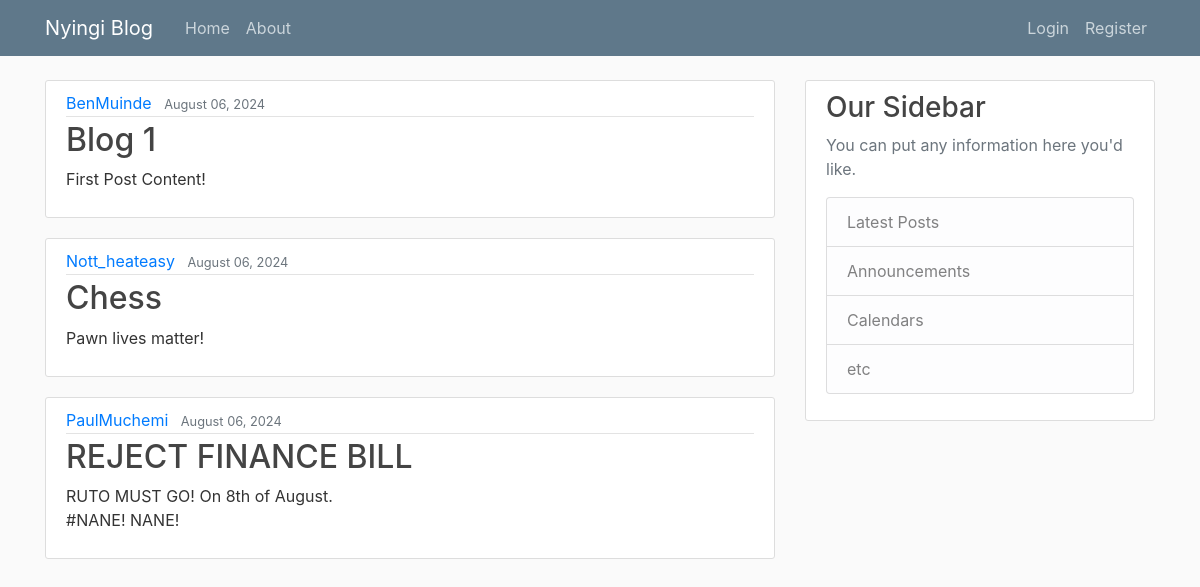
The page / on the database its author committed.
### blogwebapp/models.py (models this page shows, shortened)
class Post(models.Model):
    title = models.CharField(max_length=100)
    content = models.TextField()
    date_posted = models.DateTimeField(default=timezone.now)
    author = models.ForeignKey(User, on_delete=models.CASCADE)

### blogwebapp/views.py (the view)
# urls.py: 2. Add a URL to urlpatterns:  path('', views.home, name='home')
def home(request):
    context = {
                'posts': Post.objects.all()
         }
    return render(request, 'blogwebapp/home.html', context)

### blogwebapp/templates/blogwebapp/home.html
{% extends "blogwebapp/base.html" %}
{% block content %}
    {% for post in posts %}
		<article class="media content-section">
			<div class="media-body">
			<div class="article-metadata">
				<a class="mr-2" href="#">{{ post.author }}</a>
				<small class="text-muted">{{ post.date_posted| date:"F d, Y" }}</small>
			</div>
			<h2><a class="article-title" href="#">{{ post.title }}</a></h2>
			<p class="article-content">{{ post.content }}</p>
			</div>
		</article>
	{% endfor %}
{% endblock content %}

### blogwebapp/templates/blogwebapp/base.html (shortened to what this page needs)
{% load static %}
<!DOCTYPE html>
<html>
<head>
    <link rel="stylesheet" href="https://cdn.jsdelivr.net/npm/bootstrap@4.0.0/dist/css/bootstrap.min.css">
    <link rel="stylesheet" href="">
    <link rel="stylesheet" type="text/css" href="{% static 'blogwebapp/main.css' %}">
</head>
<body>
    <header class="site-header">
        <nav class="navbar navbar-expand-md navbar-dark bg-steel fixed-top">
            <div class="container">
                <a class="navbar-brand mr-4" href="{% url 'blog-home' %}">Nyingi Blog</a>
                <div class="collapse navbar-collapse" id="navbarToggle">
                    <div class="navbar-nav mr-auto">
                        <a class="nav-item nav-link" href="{% url 'blog-home' %}">Home</a>
                        <a class="nav-item nav-link" href="{% url 'blog-about' %}">About</a>
                    </div>
                    <div class="navbar-nav">
                        <a class="nav-item nav-link" href="#">Login</a>
                        <a class="nav-item nav-link" href="#">Register</a>
                    </div>
                </div>
            </div>
        </nav>
    </header>
    <main role="main" class="container">
        <div class="row">
            <div class="col-md-8">
                {% block content %}{% endblock %}
            </div>
            <div class="col-md-4">
                <div class="content-section">
                    <h3>Our Sidebar</h3>
                    <p class='text-muted'>You can put any information here you'd like.
                        <ul class="list-group">
                            <li class="list-group-item list-group-item-light">Latest Posts</li>
                            <li class="list-group-item list-group-item-light">Announcements</li>
                            <li class="list-group-item list-group-item-light">Calendars</li>
                            <li class="list-group-item list-group-item-light">etc</li>
                        </ul>
                    </p>
                </div>
            </div>
        </div>
    </main>
</body>
</html>

### blogwebapp/static/blogwebapp/main.css (style rules this page uses)
body { background: #fafafa; color: #333333; margin-top: 5rem; }
h1, h2, h3, h4, h5, h6 { color: #444444; }
ul { margin: 0; }
.bg-steel { background-color: #5f788a; }
.site-header .navbar-nav .nav-link { color: #cbd5db; }
.content-section { background: #ffffff; padding: 10px 20px; border: 1px solid #dddddd; border-radius: 3px; margin-bottom: 20px; }
.article-title { color: #444444; }
.article-content { white-space: pre-line; }
.article-metadata { padding-bottom: 1px; margin-bottom: 4px; border-bottom: 1px solid #e3e3e3 }

### rows shown on the page
Post: author "BenMuinde", date_posted "August 06, 2024", title "Blog 1", content "First Post Content!"
Post: author "Nott_heateasy", date_posted "August 06, 2024", title "Chess", content "Pawn lives matter!"
Post: author "PaulMuchemi", date_posted "August 06, 2024", title "REJECT FINANCE BILL", content "RUTO MUST GO! On 8th of August. #NANE! NANE!"
